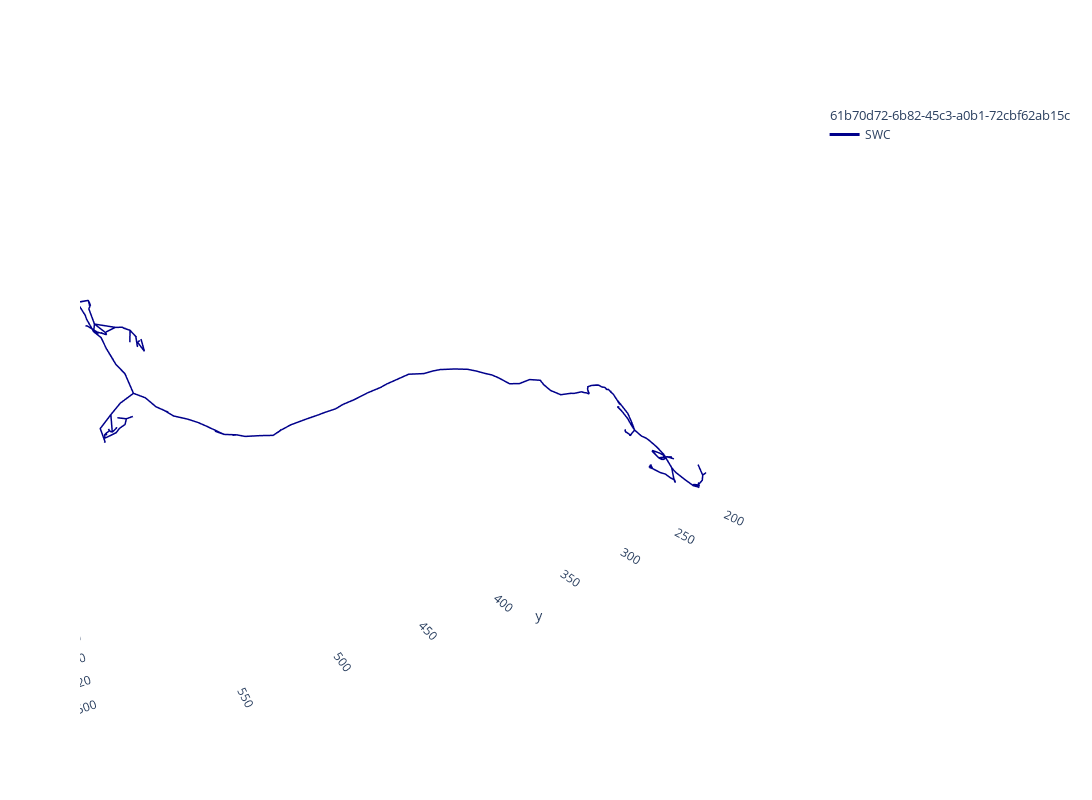

Notebook source saved alongside this figure:
### Markdown cell above
### 3D Visualization with Plotly

navis makes it easy to visualize neurons in 3D with plotly backend:

### Code cell
if len(meta_dng12) > 0:
    # Convert from nm to µm for better scale
    neuron_um = neuron / 1000
    neuron_um.units = 'µm'  # Update units metadata
    
    # Plot with plotly
    # Note: navis.plot3d with plotly backend shows the plot automatically
    navis.plot3d(
        neuron_um,
        backend='plotly',
        color='darkblue',
        width=1200,
        height=800,
        title=f"DNg12 Neuron: {selected_id}"
    )

### Figure 1 — Plotly figure (JSON) as saved in the notebook; plotly's stock layout.template omitted (floating-point values rounded to 4 significant figures; data arrays with more than 128 entries replaced by an {"elided": "..."} marker saying what was removed)
{"data": [{"hoverinfo": "none", "hovertext": " ", "legendgroup": "61b70d72-6b82-45c3-a0b1-72cbf62ab15c", "legendgrouptitle": {"text": "61b70d72-6b82-45c3-a0b1-72cbf62ab15c"}, "line": {"color": "rgb(0,0,139)", "dash": "solid", "width": 3}, "mode": "lines", "name": "SWC", "opacity": 1, "showlegend": true, "type": "scatter3d", "x": {"elided": "439 float values"}, "y": {"elided": "439 float values"}, "z": {"elided": "439 float values"}}], "layout": {"autosize": true, "height": 800, "legend": {"bgcolor": "rgba(0,0,0,0)", "orientation": "v"}, "paper_bgcolor": "rgba(0,0,0,0)", "plot_bgcolor": "rgba(0,0,0,0)", "scene": {"aspectmode": "data", "aspectratio": {"x": 1, "y": 1, "z": 1}, "camera": {"eye": {"x": -1.743, "y": 1.071, "z": 0.71}, "up": {"x": 0, "y": 0, "z": 1}}, "xaxis": {"backgroundcolor": "rgb(240, 240, 240)", "gridcolor": "rgb(255, 255, 255)", "showbackground": false, "showgrid": false, "showline": false, "zerolinecolor": "rgb(255, 255, 255)"}, "yaxis": {"backgroundcolor": "rgb(240, 240, 240)", "gridcolor": "rgb(255, 255, 255)", "showbackground": false, "showgrid": false, "showline": false, "zerolinecolor": "rgb(255, 255, 255)"}, "zaxis": {"backgroundcolor": "rgb(240, 240, 240)", "gridcolor": "rgb(255, 255, 255)", "showbackground": false, "showgrid": false, "showline": false, "zerolinecolor": "rgb(255, 255, 255)"}}, "showlegend": true, "width": 1200}}
